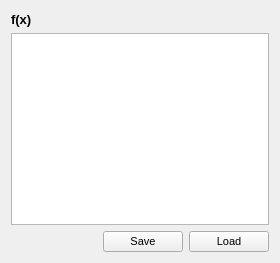
<?xml version="1.0" encoding="UTF-8"?>
<ui version="4.0">
 <class>GrafDataTab</class>
 <widget class="QWidget" name="GrafDataTab">
  <property name="geometry">
   <rect>
    <x>0</x>
    <y>0</y>
    <width>280</width>
    <height>263</height>
   </rect>
  </property>
  <property name="font">
   <font>
    <pointsize>10</pointsize>
    <weight>75</weight>
    <bold>true</bold>
   </font>
  </property>
  <property name="windowTitle">
   <string>Form</string>
  </property>
  <layout class="QVBoxLayout" name="verticalLayout">
   <item>
    <widget class="QLabel" name="label">
     <property name="sizePolicy">
      <sizepolicy hsizetype="Expanding" vsizetype="Minimum">
       <horstretch>0</horstretch>
       <verstretch>16</verstretch>
      </sizepolicy>
     </property>
     <property name="minimumSize">
      <size>
       <width>0</width>
       <height>16</height>
      </size>
     </property>
     <property name="maximumSize">
      <size>
       <width>16777215</width>
       <height>16</height>
      </size>
     </property>
     <property name="text">
      <string>f(x)</string>
     </property>
    </widget>
   </item>
   <item>
    <widget class="QTableView" name="tableView">
     <property name="sizePolicy">
      <sizepolicy hsizetype="Minimum" vsizetype="Minimum">
       <horstretch>0</horstretch>
       <verstretch>0</verstretch>
      </sizepolicy>
     </property>
     <property name="minimumSize">
      <size>
       <width>256</width>
       <height>192</height>
      </size>
     </property>
     <property name="font">
      <font>
       <pointsize>8</pointsize>
       <weight>50</weight>
       <bold>false</bold>
      </font>
     </property>
    </widget>
   </item>
   <item>
    <layout class="QHBoxLayout" name="horizontalLayout">
     <item>
      <spacer name="horizontalSpacer">
       <property name="orientation">
        <enum>Qt::Horizontal</enum>
       </property>
       <property name="sizeHint" stdset="0">
        <size>
         <width>40</width>
         <height>20</height>
        </size>
       </property>
      </spacer>
     </item>
     <item>
      <widget class="QPushButton" name="btSave">
       <property name="font">
        <font>
         <pointsize>8</pointsize>
         <weight>50</weight>
         <bold>false</bold>
        </font>
       </property>
       <property name="text">
        <string>Save</string>
       </property>
      </widget>
     </item>
     <item>
      <widget class="QPushButton" name="btLoad">
       <property name="font">
        <font>
         <pointsize>8</pointsize>
         <weight>50</weight>
         <bold>false</bold>
        </font>
       </property>
       <property name="text">
        <string>Load</string>
       </property>
      </widget>
     </item>
    </layout>
   </item>
  </layout>
 </widget>
 <resources/>
 <connections/>
</ui>
